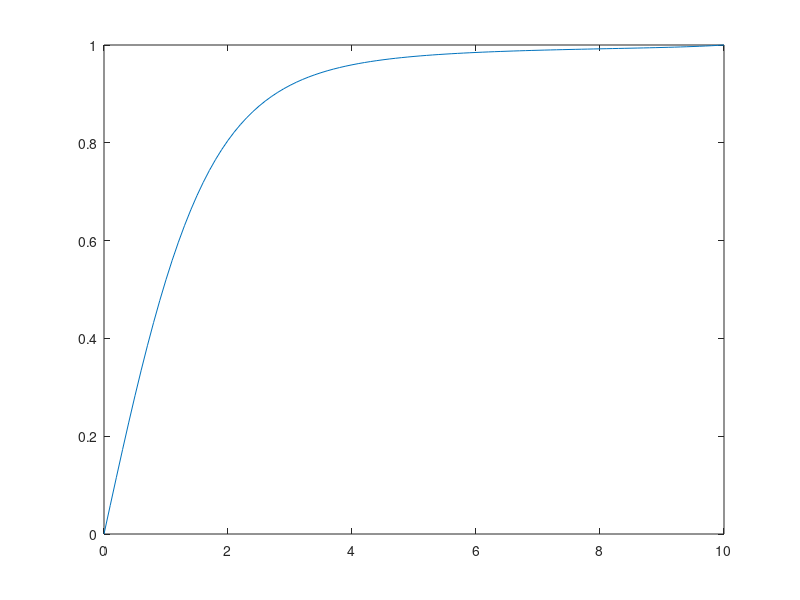

Source code (MATLAB):
L=10;
N=100;
h=L/N;
n=1;
x=(0:h:L)';
%phi=0.5*x;
phi=1-exp(-x);
figure(1),plot(x,phi)
phi(1)=0;
phi(N+1)=1;

j=(2:N)'-1;

rhs=(phi(1:N-1)-2*phi(2:N)+phi(3:N+1))...
    +(phi(3:N+1)-phi(1:N-1))./(2*j)-n^2./j.^2.*phi(2:N)...
    +h^2*(1-phi(2:N).^2).*phi(2:N);

accur=1;
iter=1;
while accur>1.e-5 && iter<200
    d_p1=1+2./j(1:N-2);
    d_m1=1-2./j(2:N-1);
    dd=-2-n^2./j.^2+h^2*(1-3*phi(2:N).^2);
    J=diag(dd,0)+diag(d_p1,1)+diag(d_m1,-1);
    epsi=-J\rhs;
    phi(2:N)=phi(2:N)+epsi;
    plot(x,phi)
    rhs=(phi(1:N-1)-2*phi(2:N)+phi(3:N+1))...
    +(phi(3:N+1)-phi(1:N-1))./(2*j)-n^2./j.^2.*phi(2:N)...
    +h^2*(1-phi(2:N).^2).*phi(2:N);
    accur=norm(rhs);
    disp([iter accur])
    pause(0.1)
    iter=iter+1;
end
